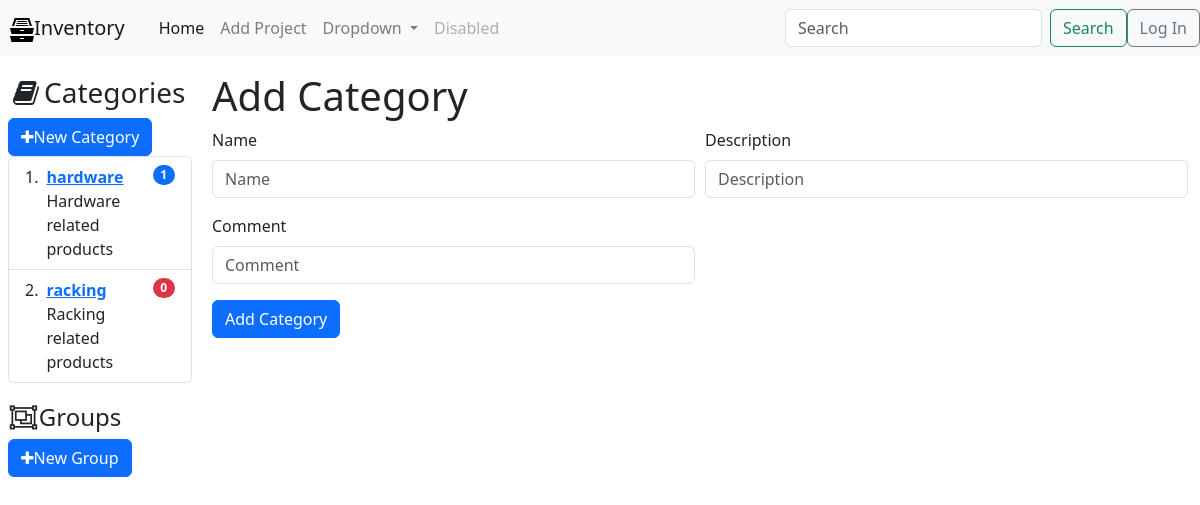
The page /addcategory/ on the database as committed earlier.
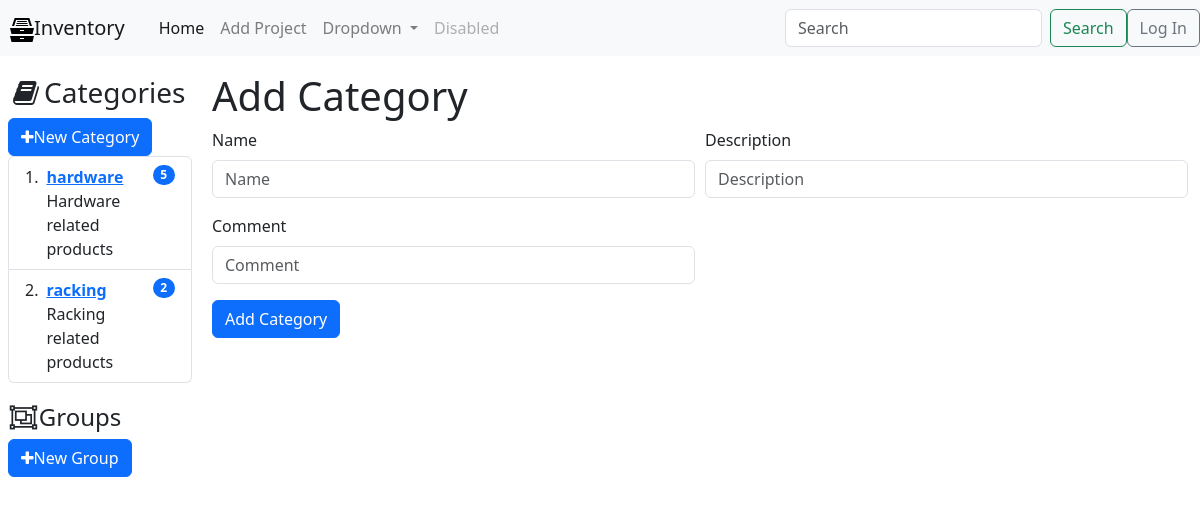
The same page on the database as committed later.
### tables this page shows
CREATE TABLE categories (
  id INTEGER PRIMARY KEY AUTOINCREMENT,
  name VARCHAR(255),
  description TEXT NOT NULL DEFAULT '',
  comment TEXT DEFAULT NULL,
  datetime_added TIMESTAMP DEFAULT CURRENT_TIMESTAMP,
  last_modified TIMESTAMP DEFAULT CURRENT_TIMESTAMP
);

### main.py (the view, shortened to what this page needs)
@app.route('/addcategory/', methods=('GET', 'POST'))
def addcategory():
    return render_template('addcategory.html',
                           title="Add Category",
                           categories=get_categories_ls())

### main.py (called while the page is built)
def get_db_connection():
    conn = sqlite3.connect('database.db')
    conn.row_factory = sqlite3.Row
    return conn

def get_categories_ls():
    conn = get_db_connection()
    cur = conn.cursor()
    cur.execute(
        "SELECT c.id AS id, c.name AS name, c.description AS description, c.comment AS comment, COUNT(p.id) AS products_count FROM categories c LEFT JOIN products p ON c.id = p.id_category GROUP BY c.id, c.name"
    )
    categories = cur.fetchall()
    conn.close()
    return categories

### templates/addcategory.html (shortened to what this page needs)
{% extends 'base.html' %}
{% block content %}
    <h1>{{title}}</h1>
<form method="POST">
  <div class="form-row">
    <div class="form-group col-md-6">
      <label for="inputName">Name</label>
      <input type="text"
        class="form-control"
        name="name"
        placeholder="Name"
        id="name"
        required=""
        value="{{ request.form['name'] }}">
    </div>
    <div class="form-group col-md-6">
      <label for="inputText">Description</label>
      <input type="text"
        class="form-control"
        name="description"
        placeholder="Description"
        id="description"
        required=""
        value="{{ request.form['description'] }}">
    </div>
  </div>
  <div class="form-row">
    <div class="form-group col-md-6">
      <label for="inputComment">Comment</label>
      <input type="text"
        class="form-control"
        name="comment"
        placeholder="Comment"
        id="comment"
        required=""
        value="{{ request.form['comment'] }}">
    </div>
  </div>
  <button type="submit" class="btn btn-primary">Add Category</button>
</form>
{% endblock %}

### templates/base.html (shortened to what the changed rows need)
<!DOCTYPE html>
<html lang="en">
  <head>
      <link rel="stylesheet" href="{{ url_for('static', filename='font-awesome/css/font-awesome.min.css') }}">
    <link rel="stylesheet" href="{{ url_for('static', filename='css/styles.css') }}">
    <link rel="stylesheet" href="https://cdn.jsdelivr.net/npm/bootstrap@4.5.3/dist/css/bootstrap.min.css">
    <link rel="stylesheet" href="https://cdn.jsdelivr.net/npm/bootstrap@5.3.3/dist/css/bootstrap.min.css">
    <link rel="stylesheet" href="https://cdn.jsdelivr.net/npm/bootstrap-icons@1.11.3/font/bootstrap-icons.css">
    <link rel="stylesheet" href="https://cdn.jsdelivr.net/npm/bootstrap-table@1.22.6/dist/bootstrap-table.min.css">
  </head>
  <body>
    <div class="container-fluid">
    <div class="row flex-nowrap">
      <div class="col-auto col-md-3 col-xl-2 px-sm-2 px-0">
        <ol class="list-group list-group-numbered">
          {% for category in categories %}
          {% if title==category['name'] %}
          <li class="list-group-item d-flex justify-content-between align-items-start bg-primary text-light">
          {% else %}
            <li class="list-group-item d-flex justify-content-between align-items-start">
              {% endif %}
            <div class="ms-2 me-auto">
              <div class="fw-bold">
                {% if title==category['name'] %}
                <a class="link-light" href="{{ url_for('category', id=category['id']) }}">{{ category['name']}}</a>
                {% else %}
                <a href="{{ url_for('category', id=category['id']) }}">{{ category['name']}}</a>
                {% endif %}
              </div>
              {{category['description']}}
            </div>
              {% if title==category['name'] %}
              <span class="badge text-bg-light rounded-pill">{{category['products_count']}}</span>
              {% else %}
              {% if category['products_count'] == 0 %}
              <span class="badge text-bg-danger rounded-pill">{{category['products_count']}}</span>
              {% else %}
              <span class="badge text-bg-primary rounded-pill">{{category['products_count']}}</span>
              {% endif %}
              {% endif %}
          </li>
          {% endfor %}
        </ol>
      </div>
      <div class="col py-3 content">
          {% block content %} {% endblock %}
      </div>
    </div>
      </div>
  </body>
</html>

Rows that differ between the two databases and show on the page:
changed categories "hardware": products_count "1" → "5"
changed categories "racking": products_count "0" → "2"
